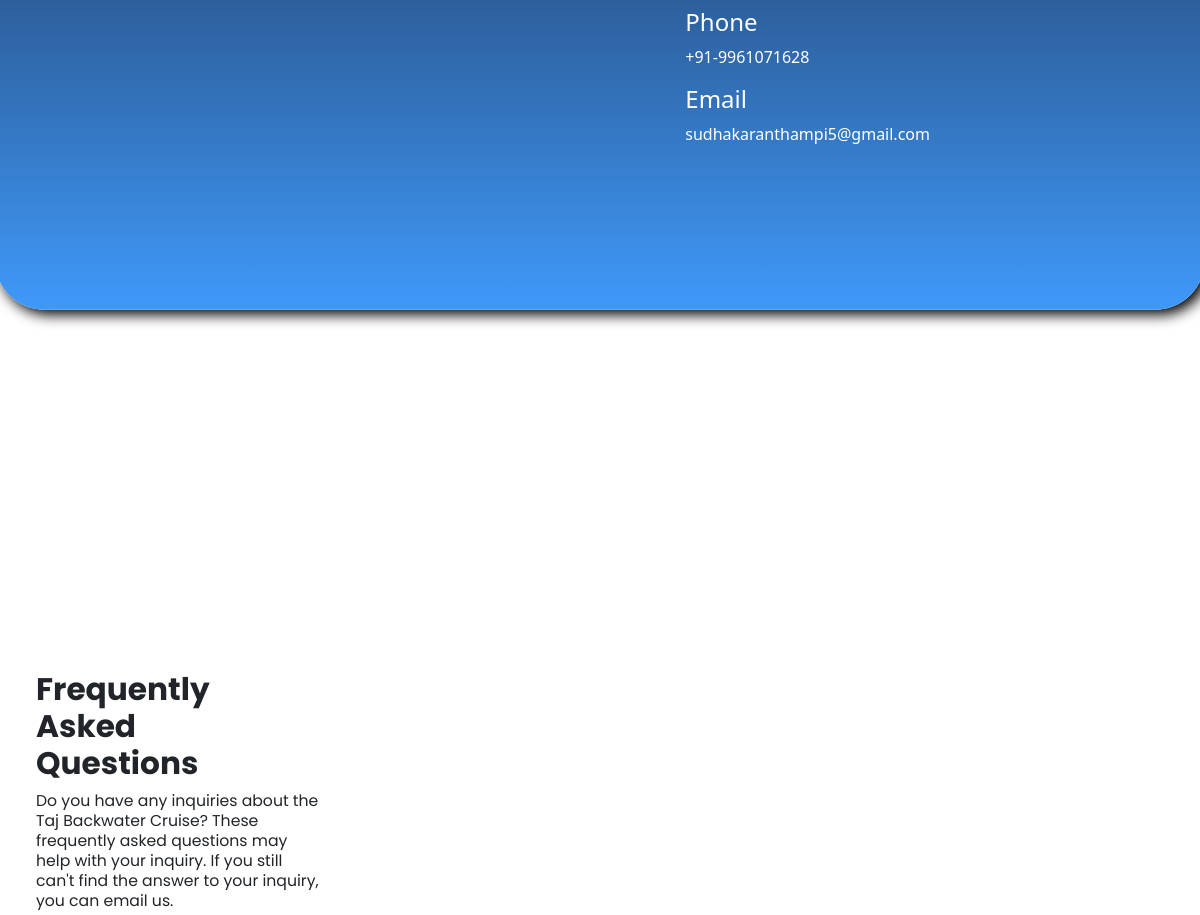
The app's page / (middle part), older data.
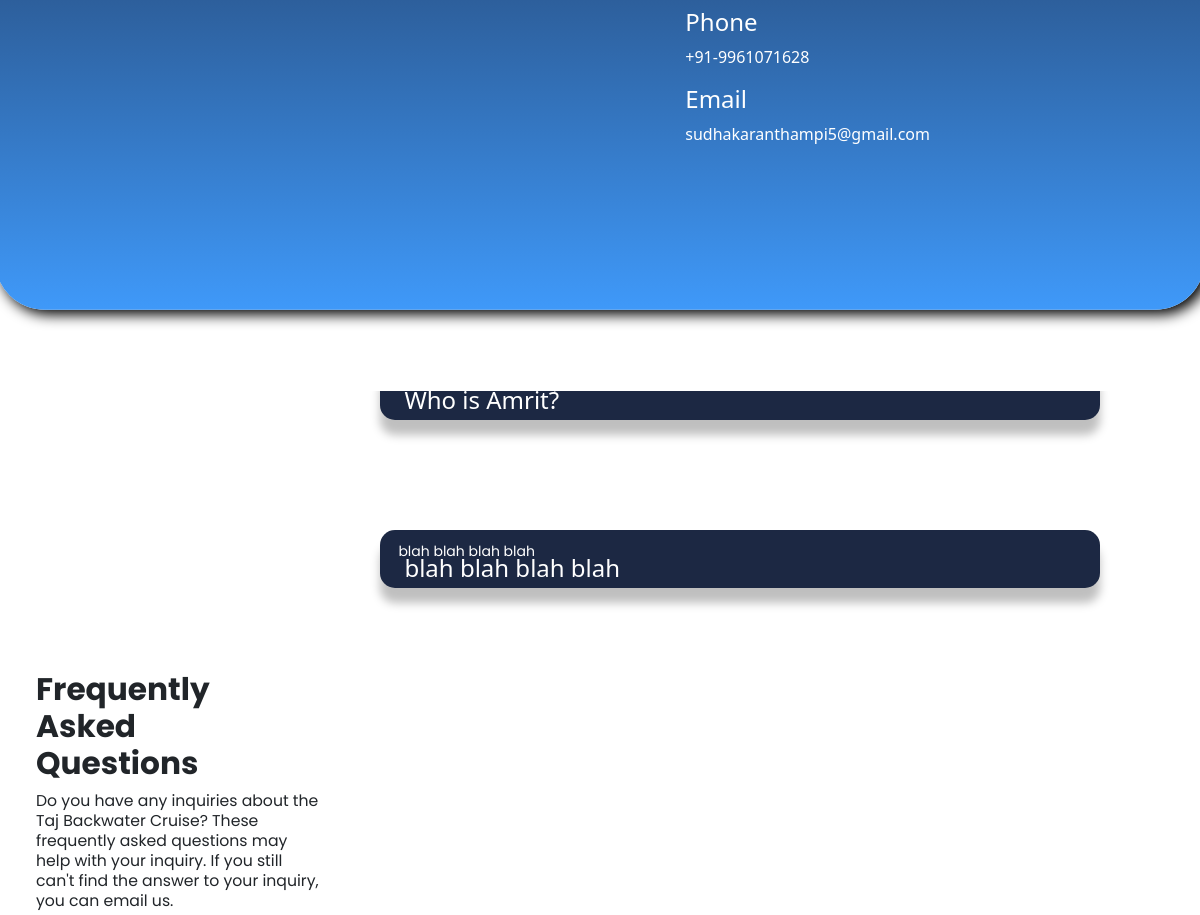
The same page, newer data.
### root/models.py (models this page shows)
class Faq(models.Model):
    question = models.TextField()
    answer = models.TextField()
    date = models.DateTimeField(auto_now=True)

### root/views.py (the view)
# urls.py: path('',home_page, name="Home-Page"),
def home_page(request):
    print('working home page')
    faqs = Faq.objects.order_by('date')[:3]
    try:
        return render(request,'root/index.html',{'faqs':faqs})
    except Exception as e:
        print(e)
    return render(request,'root/index.html',{'faqs':faqs})

### templates/root/index.html (shortened to what this page needs)
{% extends "booking/navbar.html" %}
{% load static %}
{% block static %}<link rel="stylesheet" href="{% static 'css/home_page.css' %}">
<link rel="stylesheet" href="{% static 'css/footer.css' %}"> {% endblock static %}
{% block content %}
  <div class="add-field">
    <div class="add-sec" id="contact">
        <div class="block">
          <iframe src="https://www.google.com/maps/embed?pb=!1m18!1m12!1m3!1d3947.7958353531985!2d77.07554789999999!3d8.3230759!2m3!1f0!2f0!3f0!3m2!1i1024!2i768!4f13.1!3m3!1m2!1s0x3b05a90c215fa469%3A0x2b6fc66679afe1bd!2sBund%20Rd%2C%20Poovar%2C%20Kerala!5e0!3m2!1sen!2sin!4v1675494349144!5m2!1sen!2sin" width="600" height="450" style="border:0;" allowfullscreen="" loading="lazy"></iframe>
              <div class="content">
                     <h4>Phone</h4>
                     <p>+91-9961071628</p>
                     <h4>Email</h4>
                     <p>sudhakaranthampi5@gmail.com</p>
              </div>
        </div>
    </div>
  </div>
   <div class="faq-sec" id="faq">
      <div class="flex">
       <div class="left">
           <h4>Frequently Asked Questions</h4>
           <p>Do you have any inquiries about the Taj Backwater Cruise? These frequently asked questions may help with your inquiry. If you still can't find the answer to your inquiry, you can email us.</p>
          </div>
        <div class="right">
          {% for faq in faqs %}
          <div class="faqs" style="width: 60vw; margin-left: 3vw;">
            <div class="head">
               <div class="heading">
                <h4>{{faq.question}}</h4>
               </div>
            </div>
            <div class="cont" style="padding-left: 1.5vw;">
              <p>{{faq.answer}}</p>
            </div>
          </div>
          {% endfor %}
     </div>
        </div>
     </div>
{% endblock content %}

Row changes from the older to the newer data that the page shows:
added Faq: question "blah blah blah blah", answer "blah blah blah blah"
added Faq: question "Who is Amrit?"
